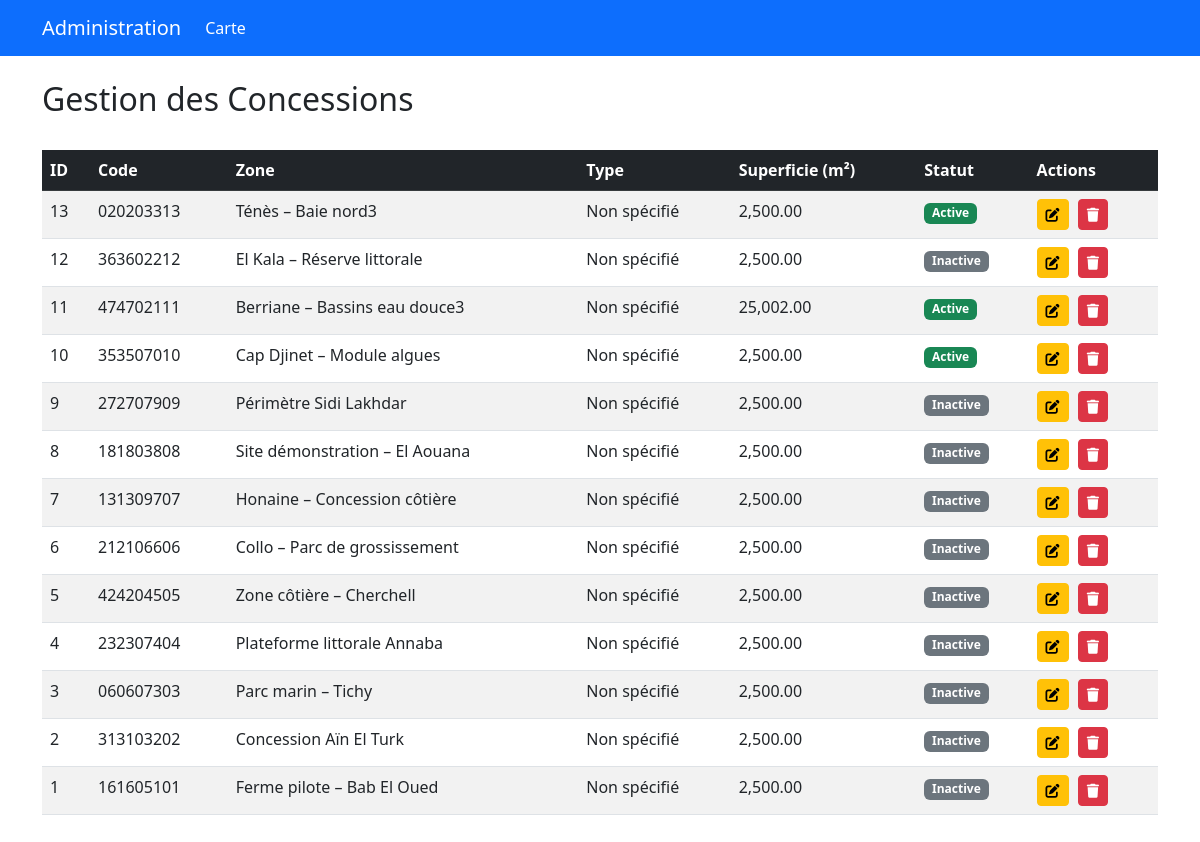
/admin_concessions.php, run on the app's committed database.
### tables this page shows
CREATE TABLE `coordinates` (
  `id` int(11) NOT NULL,
  `nom_zone` varchar(255) DEFAULT NULL,
  `zone` varchar(100) DEFAULT NULL,
  `wilaya_name_ascii` varchar(255) DEFAULT NULL,
  `commune_name_ascii` varchar(255) DEFAULT NULL,
  `code_wilaya` varchar(5) DEFAULT NULL,
  `code_commune` varchar(5) DEFAULT NULL,
  `visible` tinyint(1) DEFAULT 1,
  `distance_voi_acces` int(11) DEFAULT NULL,
  `code_concession` varchar(255) DEFAULT NULL,
  `superficie` decimal(10,2) DEFAULT NULL,
  `description` text DEFAULT NULL,
  `statut` enum('active','inactive','en_attente') DEFAULT 'inactive',
  `coordonnee_a` varchar(100) NOT NULL,
  `coordonnee_b` varchar(100) NOT NULL,
  `coordonnee_c` varchar(100) NOT NULL,
  `coordonnee_d` varchar(100) NOT NULL,
  `format_coordonnees` varchar(20) DEFAULT 'decimal',
  `created_at` timestamp NOT NULL DEFAULT current_timestamp()
);

### admin_concessions.php (the view, shortened to what this page needs)
<?php
$concessions = [];
try {
    $pdo = new PDO("mysql:host=" . DB_SERVER . ";dbname=" . DB_NAME, DB_USER, DB_PASS);
    $pdo->setAttribute(PDO::ATTR_ERRMODE, PDO::ERRMODE_EXCEPTION);
    $stmt = $pdo->query("SELECT * FROM coordinates ORDER BY id DESC");
    $concessions = $stmt->fetchAll(PDO::FETCH_ASSOC);
} catch (PDOException $e) {
    $error_message = "Erreur lors de la récupération des concessions: " . $e->getMessage();
}
?>
<!DOCTYPE html>
<html lang="fr">
<head>
    <link href="https://cdn.jsdelivr.net/npm/bootstrap@5.3.0/dist/css/bootstrap.min.css" rel="stylesheet">
    <link href="https://cdnjs.cloudflare.com/ajax/libs/font-awesome/6.4.0/css/all.min.css" rel="stylesheet">
</head>
<body>
    <nav class="navbar navbar-expand-lg navbar-dark bg-primary">
        <div class="container">
            <a class="navbar-brand" href="#">Administration</a>
            <div class="collapse navbar-collapse" id="navbarNav">
                <ul class="navbar-nav me-auto">
                   <li class="nav-item">
                        <a class="nav-link active" href="index.html">Carte</a>
                    </li>
                </ul>
            </div>
        </div>
    </nav>
    <div class="container mt-4">
        <div class="d-flex justify-content-between align-items-center mb-4">
            <h2>Gestion des Concessions</h2>
        </div>
        <div class="table-responsive">
            <table class="table table-striped table-hover">
                <thead class="table-dark">
                    <tr>
                        <th>ID</th>
                        <th>Code</th>
                        <th>Zone</th>
                        <th>Type</th>
                        <th>Superficie (m²)</th>
                        <th>Statut</th>
                        <th>Actions</th>
                    </tr>
                </thead>
                <tbody>
                    <?php foreach ($concessions as $concession): ?>
                    <tr>
                        <td><?= htmlspecialchars($concession['id']) ?></td>
                        <td><?= htmlspecialchars($concession['code_concession']) ?></td>
                        <td><?= htmlspecialchars($concession['nom_zone']) ?></td>
                        <td><?= htmlspecialchars($concession['type_concession'] ?? 'Non spécifié') ?></td>
                        <td><?= number_format($concession['superficie'], 2) ?></td>
                        <td>
                            <?php $statut = $concession['statut'] ?? 'inactive'; ?>
                            <span class="badge bg-<?= $statut === 'active' ? 'success' : 'secondary' ?>">
                                <?= ucfirst($statut) ?>
                            </span>
                        </td>
                        <td class="action-btns">
                            <a href="edit_concession.php?id=<?= $concession['id'] ?>" class="btn btn-sm btn-warning" title="Modifier">
                                <i class="fas fa-edit"></i>
                            </a>
                            <a href="#" onclick="confirmDelete(<?= $concession['id'] ?>)" class="btn btn-sm btn-danger" title="Supprimer">
                                <i class="fas fa-trash"></i>
                            </a>
                        </td>
                    </tr>
                    <?php endforeach; ?>
                </tbody>
            </table>
        </div>
    </div>
</body>
</html>

### admin_concessions.php (style rules this page uses)
.table-responsive { margin: 20px 0; }
.action-btns .btn { margin-right: 5px; }

### data on the page
coordinates: id "13", code_concession "020203313", nom_zone "Ténès – Baie nord3", type_concession "Non spécifié", superficie "2,500.00", statut "Active"
coordinates: id "12", code_concession "363602212", nom_zone "El Kala – Réserve littorale", type_concession "Non spécifié", superficie "2,500.00", statut "Inactive"
coordinates: id "11", code_concession "474702111", nom_zone "Berriane – Bassins eau douce3", type_concession "Non spécifié", superficie "25,002.00", statut "Active"
coordinates: id "10", code_concession "353507010", nom_zone "Cap Djinet – Module algues", type_concession "Non spécifié", superficie "2,500.00", statut "Active"
coordinates: id "9", code_concession "272707909", nom_zone "Périmètre Sidi Lakhdar", type_concession "Non spécifié", superficie "2,500.00", statut "Inactive"
coordinates: id "8", code_concession "181803808", nom_zone "Site démonstration – El Aouana", type_concession "Non spécifié", superficie "2,500.00", statut "Inactive"
coordinates: id "7", code_concession "131309707", nom_zone "Honaine – Concession côtière", type_concession "Non spécifié", superficie "2,500.00", statut "Inactive"
coordinates: id "6", code_concession "212106606", nom_zone "Collo – Parc de grossissement", type_concession "Non spécifié", superficie "2,500.00", statut "Inactive"
coordinates: id "5", code_concession "424204505", nom_zone "Zone côtière – Cherchell", type_concession "Non spécifié", superficie "2,500.00", statut "Inactive"
coordinates: id "4", code_concession "232307404", nom_zone "Plateforme littorale Annaba", type_concession "Non spécifié", superficie "2,500.00", statut "Inactive"
coordinates: id "3", code_concession "060607303", nom_zone "Parc marin – Tichy", type_concession "Non spécifié", superficie "2,500.00", statut "Inactive"
coordinates: id "2", code_concession "313103202", nom_zone "Concession Aïn El Turk", type_concession "Non spécifié", superficie "2,500.00", statut "Inactive"
coordinates: id "1", code_concession "161605101", nom_zone "Ferme pilote – Bab El Oued", type_concession "Non spécifié", superficie "2,500.00", statut "Inactive"
